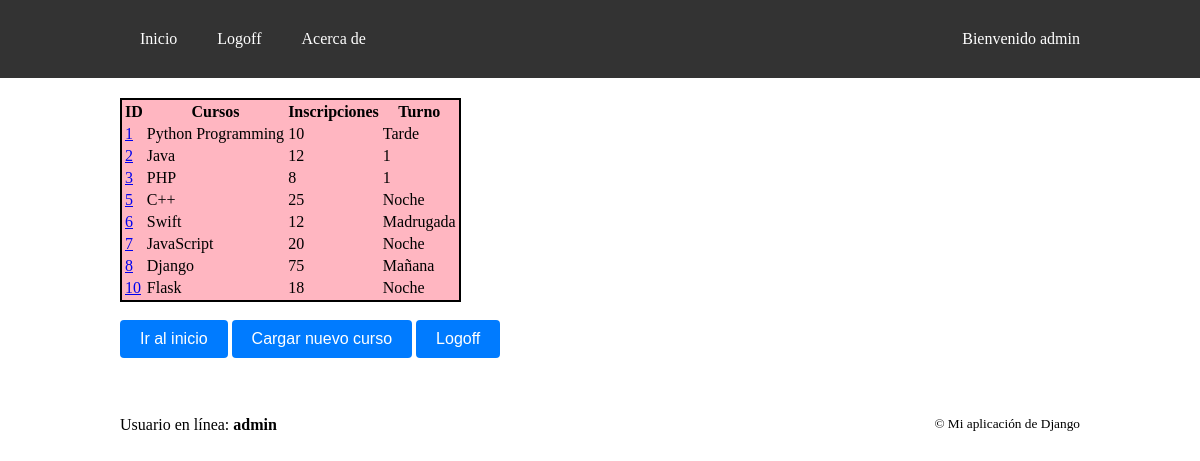
Page /myapp/cursos (signed in) on the committed database.
### myapp/models.py (models this page shows)
class Curso(models.Model):
    TURNOS = (
            ("Mañana", "Mañana"),
            ("Tarde", "Tarde"),
            ("Noche", "Noche")
        )
    nombre = models.CharField(max_length=128)
    inscripciones = models.IntegerField()
    turno = models.CharField(max_length=128, choices=TURNOS, default=1)
    profesor = models.ForeignKey(Profesor, on_delete=models.SET_NULL, null=True, related_name="cursos")

### myapp/views.py (the view)
# urls.py: path("cursos", views.cursos, name="cursos"),
def cursos(request):
    if request.method == "POST":
        username = request.POST["username"]
        password = request.POST["password"]
        user = authenticate(request, username=username, password=password)
        if user is not None:
            login(request, user)
            messages.success(request, "Se ha autenticado con éxito!")
            return redirect('cursos')
        else:
            messages.error(request, "Ha habido un error de autenticación. Por favor intente nuevamente.")
            return redirect('cursos')
    else:
        cursos = Curso.objects.all()
        ctx = {"cursos": cursos}
        return render(request, "myapp/cursos.html", ctx)

### myapp/templates/myapp/cursos.html (shortened to what this page needs)
{% extends "myapp/layout.html" %}
{% load static %}
{% block content %}
{% if user.is_authenticated %}
    <table class="tabla-cursos">
        <thead>
            <tr>
                <th>ID</th>
                <th>Cursos</th>
                <th>Inscripciones</th>
                <th>Turno</th>
            </tr>
        </thead>
        {% for curso in cursos %}
        <tr>
            <td><a href="{% url 'curso' curso.id %}">{{ curso.id }}</a></td>
            <td>{{ curso.nombre }}</td>
            <td>{{ curso.inscripciones }}</td>
            <td>{{ curso.turno }}</td>
        </tr>
        {% endfor %}
    </table>
    <br>
    <a href='{% url "myindex" %}'><button>Ir al inicio</button></a>
    <a href='{% url "nuevo_curso" %}'><button>Cargar nuevo curso</button></a>
    <a href="{% url 'logout' %}"><button>Logoff</button></a>
{% endif %}
{% endblock %}

### myapp/templates/myapp/layout.html (shortened to what this page needs)
{% load static %}
<!DOCTYPE html>
<html lang="es">
<head>
    <link rel="stylesheet" type="text/css" href='{% static "myapp/styles.css" %}'>
</head>
<body>
    <nav>
        <div class="container">
            <a href="{% url 'cursos' %}">Inicio</a>
            {% if user.is_authenticated %}
                <a href="{% url 'logout' %}">Logoff</a>
            {% endif %}
            <a href="{% url 'acerca_de' %}">Acerca de</a>
            {% if user.is_authenticated %}
                <span>Bienvenido {{ user }}</span>
            {% else %}
                <span>Usuario no autenticado</span>
            {% endif %}
        </div>
    </nav>
    <main>
        <div class="container-noflex">
            {% block content %}
            {% endblock %}
        </div>
    </main>
    <footer>
        <br>
        <div class="container">
            {% if user.is_authenticated %}
                <div>Usuario en línea: <strong>{{ user }}</strong></div>
            {% else %}
                <div><strong>No hay ningún usuario conectado</strong></div>
            {% endif %}
            <small>&copy; Mi aplicación de Django</small>
        </div>
    </footer>
</body>
</html>

### myapp/static/myapp/styles.css (style rules this page uses)
body { margin: 0; padding: 0; }
nav { background-color: #333; color: white; padding: 10px 0; }
nav a { color: white; text-decoration: none; margin: 0 20px; }
nav span:last-child { margin-left: auto; }
.container { display: flex; justify-content: space-between; max-width: 960px; margin: 0 auto; padding: 20px; }
.container-noflex { max-width: 960px; margin: 0 auto; padding: 20px; }
button { background-color: #007bff; color: #fff; padding: 10px 20px; font-size: 16px; border: none; border-radius: 4px; cursor: pointer; }
.tabla-cursos { border: 2px solid; background-color: lightpink; }

### rows in the picture
Curso: id "1", nombre "Python Programming", inscripciones "10", turno "Tarde"
Curso: id "2", nombre "Java", inscripciones "12", turno "1"
Curso: id "3", nombre "PHP", inscripciones "8", turno "1"
Curso: id "5", nombre "C++", inscripciones "25", turno "Noche"
Curso: id "6", nombre "Swift", inscripciones "12", turno "Madrugada"
Curso: id "7", nombre "JavaScript", inscripciones "20", turno "Noche"
Curso: id "8", nombre "Django", inscripciones "75", turno "Mañana"
Curso: id "10", nombre "Flask", inscripciones "18", turno "Noche"

### other values in the picture
{{ user }} "admin"
